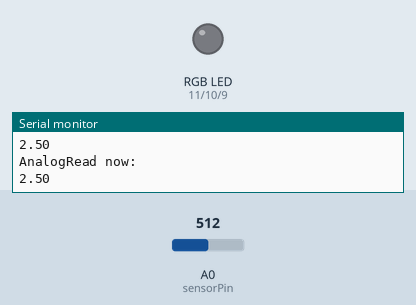
Simulated run of this sketch. Board: Arduino Uno, built with avr-gcc and run on an emulated ATmega328P. Parts: an RGB LED mixed from three pins (HIGH = lit), the last lines printed to the serial monitor. Dashed ring = blinking. Inputs (shaded band) come from the test bench; at power-on: A0 (sensorPin) = 512. Dim RGB values are drawn brighter than linear.

Above: at 9.7 s.
9.8 s: A0 (sensorPin) set to 716
At 9.98 s:
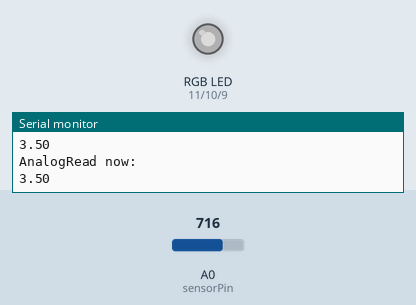
12.8 s: A0 (sensorPin) set to 306
15.8 s: A0 (sensorPin) set to 0
At 16.9 s:
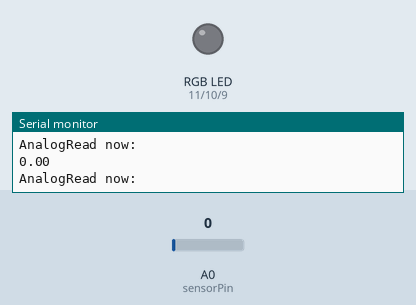
18.8 s: A0 (sensorPin) set to 122
At 19.02 s:
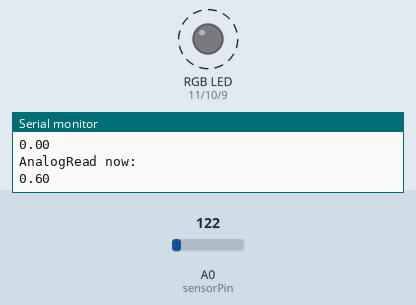
Timing chart, 0 to 22.8 s (numbered marks = the images above; inputs shaded):
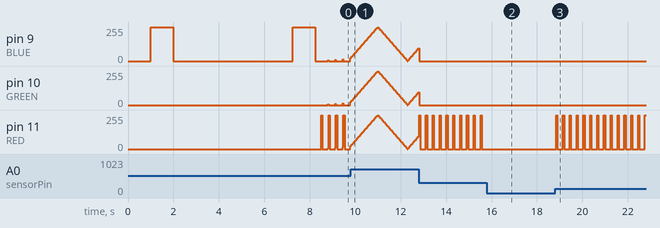

Measured:
- after the input at 15.8 s, pin 11 (RED): stops changing and stays 0/255
- after the input at 18.8 s, pin 11 (RED): alternates 255/255 for 0.05 s and 0/255 for 0.25 s, starting after 0.05 s
- by itself, pin 11 (RED): alternates 255/255 for 0.05 s and 0/255 for 0.25 s

The sketch:

Code_SLED.ino
```cpp
const int sensorPin = 0;

const int RED = 11;
const int GREEN = 10;
const int BLUE = 9;

const float MaxDark = 2.5;

float StartPCCVoltage;
float LightPCCVoltage;

void setup()
{
  Serial.begin(9600);
  pinMode(RED, OUTPUT);
  pinMode(GREEN, OUTPUT);
  pinMode(BLUE, OUTPUT);

  delay(1000);
  StartPCCVoltage = getPCCVoltage();
  Serial.println("AnalogRead on setup: "); Serial.println(StartPCCVoltage);
  blinkINIT();

  delay(5000);
  LightPCCVoltage = getPCCVoltage();
  Serial.println("AnalogRead LIGHT on setup: "); Serial.println(LightPCCVoltage);
  blinkINIT();
}


void loop()
{

  //get current PCCVoltage
  float PCCVoltage = getPCCVoltage();
  Serial.println("AnalogRead now: "); Serial.println(PCCVoltage);
  //create delta from DW and start
  float PCCVoltageDelta = StartPCCVoltage + LightPCCVoltage;
  float StartYellow = PCCVoltageDelta/2;

if(PCCVoltage > 0 && PCCVoltage <= StartYellow) {blinkAlert();}
if(PCCVoltage > StartYellow && PCCVoltage < StartPCCVoltage){fadeYellow();}
if(PCCVoltage >= StartPCCVoltage){fadeWhite();}

}


float getPCCVoltage(){
  float PCCLightLevel = analogRead(sensorPin);
  float PCCVoltage = PCCLightLevel * (5.0 / 1023.0);
  return(PCCVoltage);
}


void blinkAlert() {
  digitalWrite(RED, HIGH);
  digitalWrite(GREEN, LOW);
  digitalWrite(BLUE, LOW);
  delay(50);

  digitalWrite(RED, LOW);
  digitalWrite(GREEN, LOW);
  digitalWrite(BLUE, LOW);
  delay(250);
}

void blinkINIT() {
  digitalWrite(RED, LOW);
  digitalWrite(GREEN, LOW);
  digitalWrite(BLUE, HIGH);
  delay(1000);

  digitalWrite(RED, LOW);
  digitalWrite(GREEN, LOW);
  digitalWrite(BLUE, LOW);
  delay(250);
}

int brightness = 5;
int fadeAmount = 5;

void fadeWhite(){

  analogWrite(RED, brightness);
  analogWrite(BLUE, brightness);
  analogWrite(GREEN, brightness);

  brightness = brightness + fadeAmount;

  if (brightness == 0 || brightness == 255) {
    fadeAmount = -fadeAmount ;
  }

  delay(25);
}

void fadeYellow(){

  analogWrite(RED, brightness);
  analogWrite(BLUE, 0);
  analogWrite(GREEN, brightness);

  brightness = brightness + fadeAmount;

  if (brightness == 0 || brightness == 255) {
    fadeAmount = -fadeAmount ;
  }

  delay(5);
}
```
